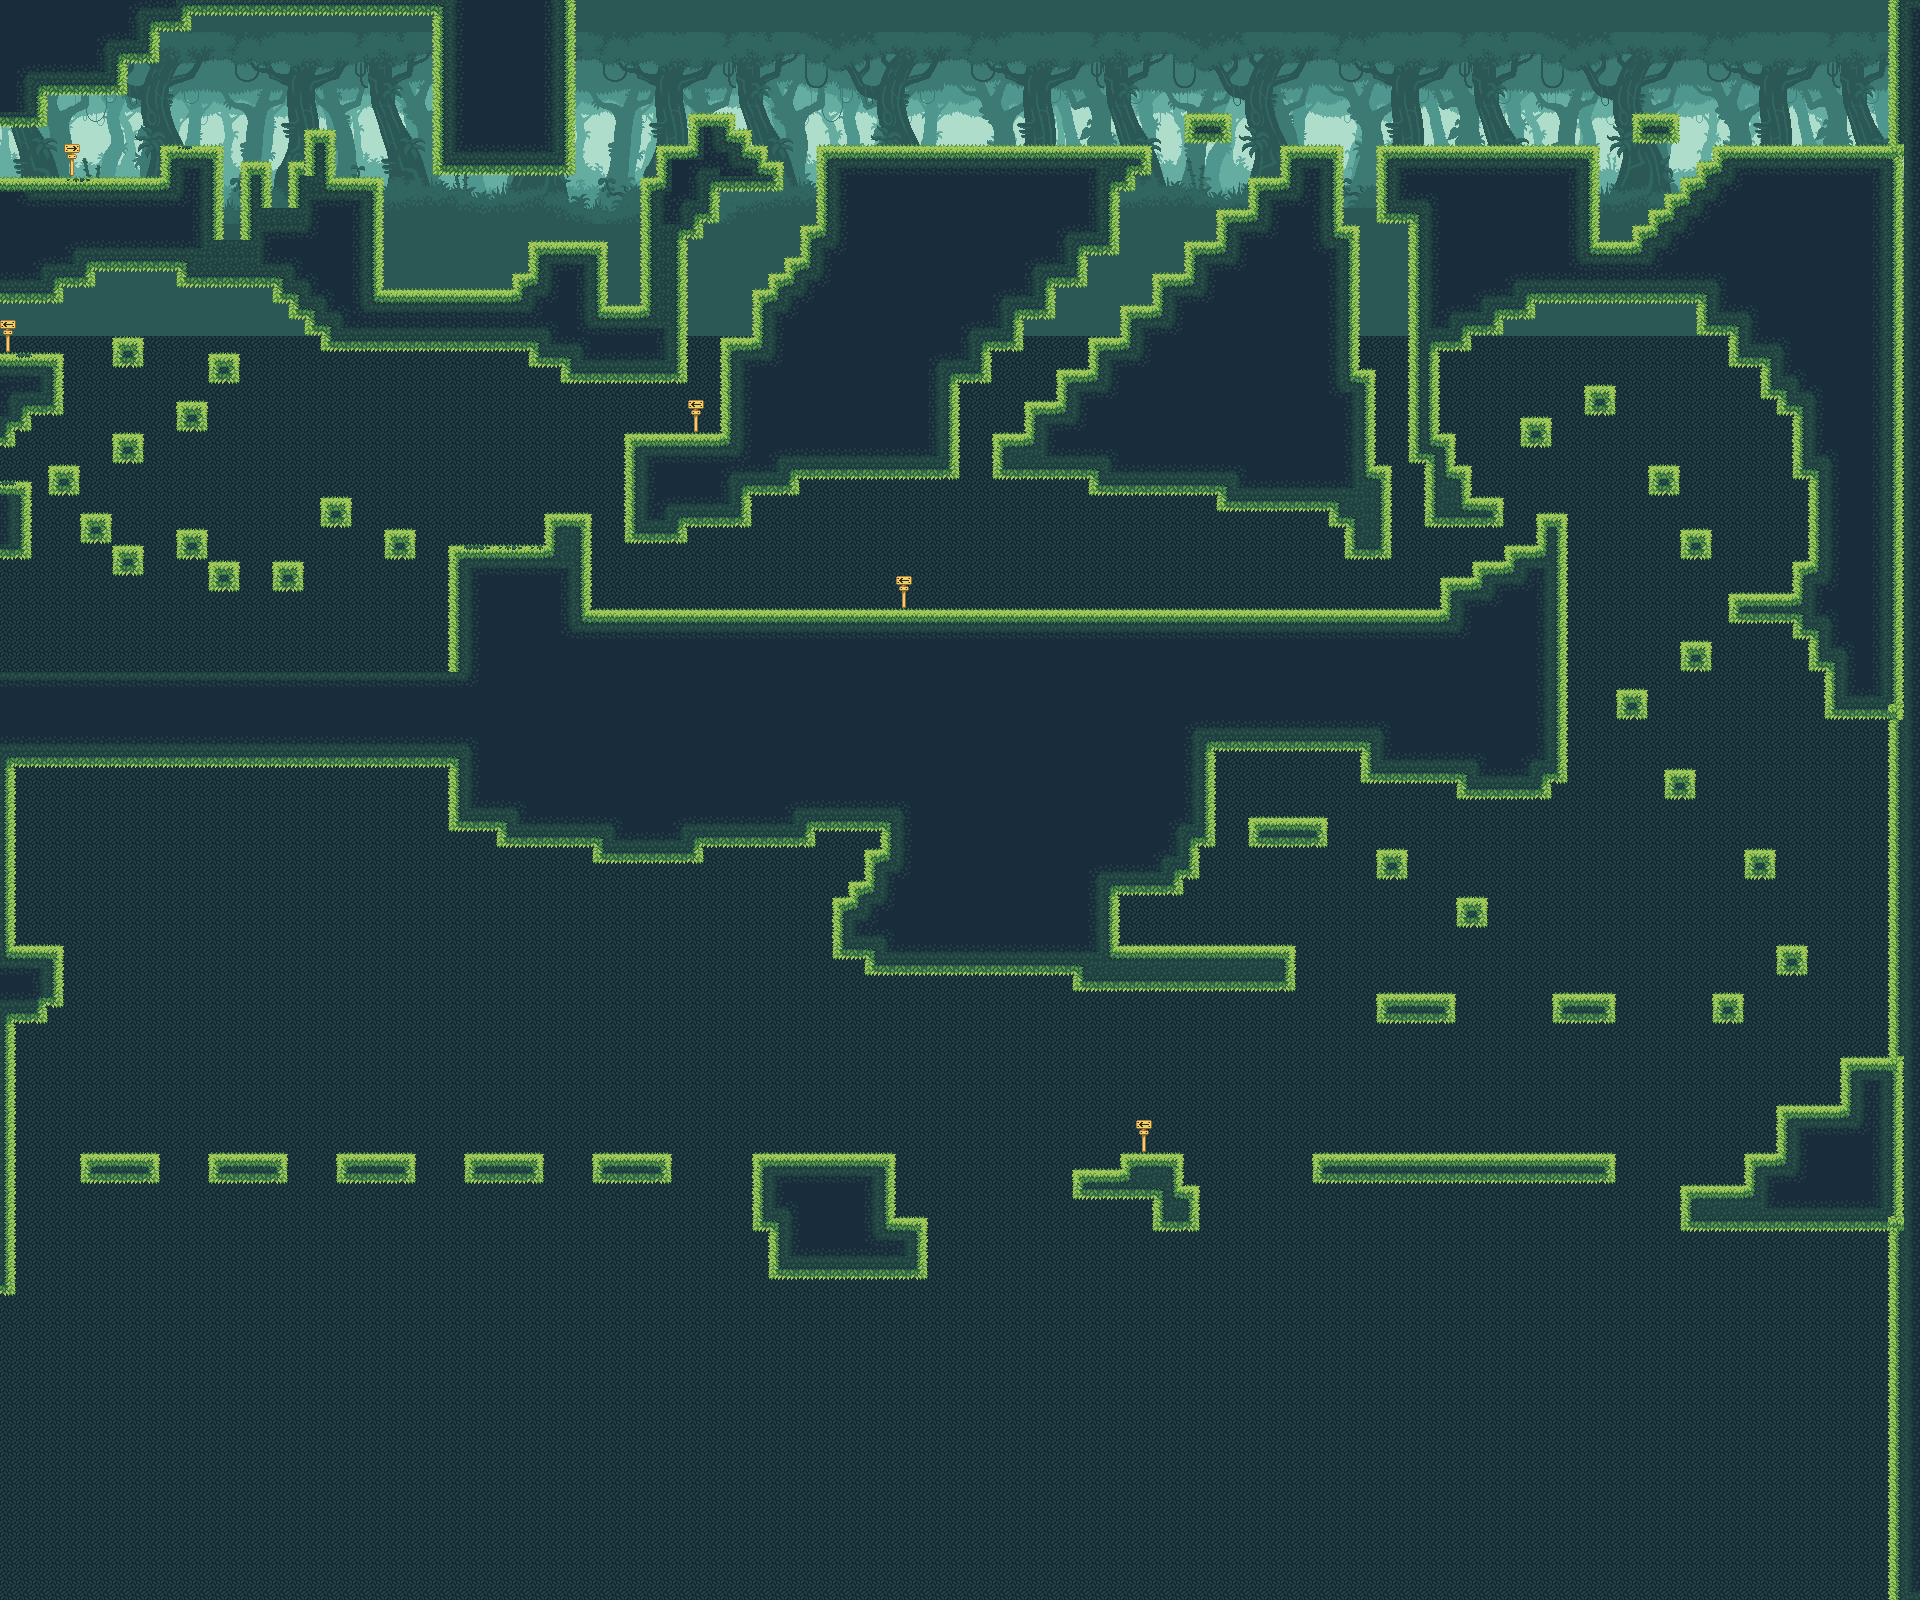

This is a level from a 2D game, rendered from its Tiled map with the project's own tilesets. A one-line summary and the map file follow, with tile-layer data summarised:
An orthogonal 120x100 tile map with 16x16 px tiles, 7 tile layers (Background1, Background2, Background3, Background4, ...), 1 hidden layer not drawn, 2 tilesets and 45 objects.

<map version="1.0" tiledversion="1.1.5" orientation="orthogonal" renderorder="right-down" width="120" height="100" tilewidth="16" tileheight="16" infinite="0" nextobjectid="59">
 <tileset firstgid="1" name="Jungle" tilewidth="16" tileheight="16" tilecount="741" columns="39">
  <image source="Jungle.png" width="624" height="304" />
 </tileset>
 <tileset firstgid="742" name="Background" tilewidth="16" tileheight="16" tilecount="3432" columns="78">
  <image source="Background.png" width="1258" height="719" />
 </tileset>
 <layer name="Background1" width="120" height="100">
  <data>[12000 cells, 6000 non-empty, 200 distinct tile ids]</data>
 </layer>
 <layer name="Background2" width="120" height="100">
  <data>[12000 cells, 1320 non-empty, 242 distinct tile ids]</data>
 </layer>
 <layer name="Background3" width="120" height="100">
  <data>[12000 cells, 1320 non-empty, 253 distinct tile ids]</data>
 </layer>
 <layer name="Background4" width="120" height="100">
  <data>[12000 cells, 1320 non-empty, 253 distinct tile ids]</data>
 </layer>
 <layer name="Background5" width="120" height="100">
  <data>[12000 cells, 3518 non-empty, 276 distinct tile ids]</data>
 </layer>
 <layer name="Background6" width="120" height="100">
  <data>[12000 cells, 9483 non-empty, 4 distinct tile ids]</data>
 </layer>
 <layer name="Movement" width="120" height="100">
  <data>[12000 cells, 4165 non-empty, 120 distinct tile ids]</data>
 </layer>
 <layer name="Collision" width="120" height="100" visible="0" opacity="0.4">
  <data>[12000 cells, 1816 non-empty, 11 distinct tile ids]</data>
 </layer>
 <objectgroup name="Colliders">
  <object id="3" x="0" y="176.667" width="160.667" height="15.3333" />
  <object id="4" x="162" y="146" width="14.6667" height="45.3333" />
  <object id="5" x="208.667" y="144.667" width="16" height="94.6667" />
  <object id="6" x="178" y="144.667" width="30.6667" height="14" />
  <object id="7" x="240.667" y="162" width="14.6667" height="78.6667" />
  <object id="8" x="256.667" y="161.333" width="14.6667" height="47.3333" />
  <object id="9" x="287.333" y="160.667" width="16.6667" height="46.6667" />
  <object id="10" x="304.667" y="129.333" width="14" height="46" />
  <object id="13" x="318.667" y="129.333" width="16" height="62.6667" />
  <object id="14" x="335.333" y="176.667" width="48" height="14.6667" />
  <object id="15" x="368" y="192" width="16" height="111.333" />
  <object id="16" x="385.333" y="287.333" width="126.667" height="17.3333" />
  <object id="17" x="512" y="272.667" width="15.3333" height="32" />
  <object id="18" x="527.333" y="241.333" width="16" height="46.6667" />
  <object id="20" x="543.333" y="241.333" width="64" height="14" />
  <object id="21" x="592.667" y="255.333" width="14.6667" height="63.3333" />
  <object id="22" x="607.333" y="304" width="48.6667" height="16.6667" />
  <object id="23" x="640.667" y="176.667" width="15.3333" height="126" />
  <object id="25" x="656" y="144" width="15.3333" height="47.3333" />
  <object id="27" x="671.333" y="143.333" width="16.6667" height="16" />
  <object id="29" x="687.333" y="112.667" width="16.6667" height="46.6667" />
  <object id="32" x="704.667" y="112" width="15.3333" height="16" />
  <object id="33" x="721.333" y="112.667" width="14" height="31.3333" />
  <object id="34" x="736" y="128.667" width="15.3333" height="30.6667" />
  <object id="35" x="752" y="144.667" width="16" height="31.3333" />
  <object id="36" x="767.333" y="161.333" width="16" height="30.6667" />
  <object id="38" x="816.5" y="143.5" width="335" height="16.5" />
  <object id="39" x="816" y="160.5" width="16.5" height="80" />
  <object id="40" x="800" y="224.5" width="15.5" height="47.5" />
  <object id="41" x="784" y="257" width="15.5" height="30.5" />
  <object id="42" x="768.5" y="273" width="15.5" height="31.5" />
  <object id="43" x="752" y="289.5" width="15.5" height="62.5" />
  <object id="44" x="736" y="337" width="16" height="15.5" />
  <object id="46" x="719.5" y="337" width="16" height="110.5" />
  <object id="47" x="624" y="432" width="95" height="16" />
  <object id="48" x="624.5" y="448" width="15" height="94.5" />
  <object id="49" x="577" y="513" width="14" height="111.5" />
  <object id="50" x="543.5" y="512.5" width="34" height="15" />
  <object id="51" x="544" y="528.5" width="16.5" height="31.5" />
  <object id="52" x="448.5" y="545" width="95.5" height="14.5" />
  <object id="53" x="448.5" y="560" width="16" height="112.5" />
  <object id="55" x="384" y="529" width="32" height="30.5" />
  <object id="56" x="320.5" y="497" width="31" height="30.5" />
  <object id="57" x="208.5" y="353" width="30.5" height="29.5" />
  <object id="58" x="112" y="337" width="31" height="30" />
 </objectgroup>
</map>